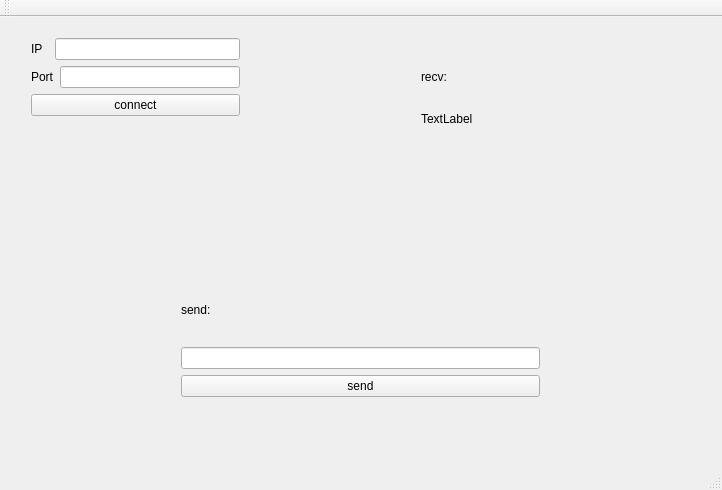
<?xml version="1.0" encoding="UTF-8"?>
<ui version="4.0">
 <class>MainWindow</class>
 <widget class="QMainWindow" name="MainWindow">
  <property name="geometry">
   <rect>
    <x>0</x>
    <y>0</y>
    <width>722</width>
    <height>490</height>
   </rect>
  </property>
  <property name="windowTitle">
   <string>Client</string>
  </property>
  <widget class="QWidget" name="centralWidget">
   <widget class="QWidget" name="verticalLayoutWidget">
    <property name="geometry">
     <rect>
      <x>20</x>
      <y>10</y>
      <width>231</width>
      <height>111</height>
     </rect>
    </property>
    <layout class="QVBoxLayout" name="verticalLayout">
     <item>
      <layout class="QHBoxLayout" name="horizontalLayout" stretch="1,10">
       <item>
        <widget class="QLabel" name="label">
         <property name="text">
          <string>IP</string>
         </property>
        </widget>
       </item>
       <item>
        <widget class="QLineEdit" name="IP"/>
       </item>
      </layout>
     </item>
     <item>
      <layout class="QHBoxLayout" name="horizontalLayout_2" stretch="1,10">
       <item>
        <widget class="QLabel" name="label_2">
         <property name="text">
          <string>Port</string>
         </property>
        </widget>
       </item>
       <item>
        <widget class="QLineEdit" name="PORT"/>
       </item>
      </layout>
     </item>
     <item>
      <widget class="QPushButton" name="connect">
       <property name="text">
        <string>connect</string>
       </property>
      </widget>
     </item>
     <item>
      <spacer name="verticalSpacer">
       <property name="orientation">
        <enum>Qt::Vertical</enum>
       </property>
       <property name="sizeHint" stdset="0">
        <size>
         <width>20</width>
         <height>40</height>
        </size>
       </property>
      </spacer>
     </item>
    </layout>
   </widget>
   <widget class="QWidget" name="verticalLayoutWidget_2">
    <property name="geometry">
     <rect>
      <x>410</x>
      <y>30</y>
      <width>231</width>
      <height>101</height>
     </rect>
    </property>
    <layout class="QVBoxLayout" name="verticalLayout_2">
     <item>
      <widget class="QLabel" name="label_3">
       <property name="text">
        <string>recv:</string>
       </property>
      </widget>
     </item>
     <item>
      <widget class="QLabel" name="Text">
       <property name="text">
        <string>TextLabel</string>
       </property>
      </widget>
     </item>
    </layout>
   </widget>
   <widget class="QWidget" name="verticalLayoutWidget_3">
    <property name="geometry">
     <rect>
      <x>170</x>
      <y>250</y>
      <width>381</width>
      <height>141</height>
     </rect>
    </property>
    <layout class="QVBoxLayout" name="verticalLayout_3">
     <item>
      <widget class="QLabel" name="label_4">
       <property name="text">
        <string>send:</string>
       </property>
      </widget>
     </item>
     <item>
      <widget class="QLineEdit" name="sendEdit"/>
     </item>
     <item>
      <widget class="QPushButton" name="sendButton">
       <property name="text">
        <string>send</string>
       </property>
      </widget>
     </item>
    </layout>
   </widget>
  </widget>
  <widget class="QMenuBar" name="menuBar">
   <property name="geometry">
    <rect>
     <x>0</x>
     <y>0</y>
     <width>722</width>
     <height>23</height>
    </rect>
   </property>
  </widget>
  <widget class="QToolBar" name="mainToolBar">
   <attribute name="toolBarArea">
    <enum>TopToolBarArea</enum>
   </attribute>
   <attribute name="toolBarBreak">
    <bool>false</bool>
   </attribute>
  </widget>
  <widget class="QStatusBar" name="statusBar"/>
 </widget>
 <layoutdefault spacing="6" margin="11"/>
 <resources>
  <include location="MainWindow.qrc"/>
 </resources>
 <connections/>
</ui>
